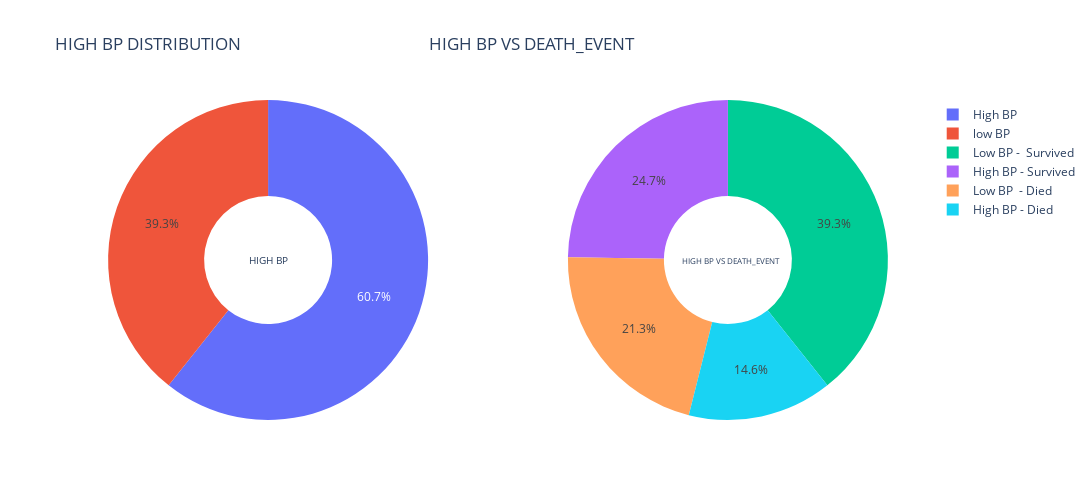

Write notebook code for a chart like this one.
### Code cell
high_bp_survived = heart_failure[(heart_failure["DEATH_EVENT"]==0) & (heart_failure["high_blood_pressure"]==1)].head(105)
high_bp_died = heart_failure[(heart_failure["DEATH_EVENT"]==1) & (heart_failure["high_blood_pressure"]==1)].head(105)
low_bp_survived = heart_failure[(heart_failure["DEATH_EVENT"]==0) & (heart_failure["high_blood_pressure"]==0)].head(105)
low_bp_died = heart_failure[(heart_failure["DEATH_EVENT"]==1) & (heart_failure["high_blood_pressure"]==0)].head(105)

label1 = ["low BP","High BP"]
label2 = ['High BP - Survived','High BP - Died', "Low BP -  Survived", "Low BP  - Died"]
values1 = [(len(high_bp_survived)+len(high_bp_died)), (len(low_bp_survived)+len(low_bp_died))]
values2 = [len(high_bp_survived),len(high_bp_died),len(low_bp_survived),len(low_bp_died)]

# Create subplots: use 'domain' type for Pie subplot
fig = make_subplots(rows=1, cols=2, specs=[[{'type':'domain'}, {'type':'domain'}]])
fig.add_trace(go.Pie(labels=label1, values=values1, name="HIGH BP"),
              1, 1)
fig.add_trace(go.Pie(labels=label2, values=values2, name="HIGH BP VS DEATH_EVENT"),
              1, 2)

# Use `hole` to create a donut-like pie chart
fig.update_traces(hole=.4, hoverinfo="label+percent")

fig.update_layout(
    title_text=f"HIGH BP DISTRIBUTION {' '*28}\
                  HIGH BP VS DEATH_EVENT",
    # Add annotations in the center of the donut pies.
    annotations=[dict(text='HIGH BP', x=0.20, y=0.5, font_size=10, showarrow=False),
                 dict(text='HIGH BP VS DEATH_EVENT', x=0.84, y=0.5, font_size=8, showarrow=False)],
    autosize=False,width=1200, height=500, paper_bgcolor="white")
fig.show()

### Figure 1 — Plotly figure (JSON) as saved in the notebook; plotly's stock layout.template omitted (floating-point values rounded to 4 significant figures)
{"data": [{"domain": {"x": [0, 0.45], "y": [0, 1]}, "hole": 0.4, "hoverinfo": "label+percent", "labels": ["low BP", "High BP"], "name": "HIGH BP", "type": "pie", "values": [105, 162]}, {"domain": {"x": [0.55, 1], "y": [0, 1]}, "hole": 0.4, "hoverinfo": "label+percent", "labels": ["High BP - Survived", "High BP - Died", "Low BP -  Survived", "Low BP  - Died"], "name": "HIGH BP VS DEATH_EVENT", "type": "pie", "values": [66, 39, 105, 57]}], "layout": {"annotations": [{"font": {"size": 10}, "showarrow": false, "text": "HIGH BP", "x": 0.2, "y": 0.5}, {"font": {"size": 8}, "showarrow": false, "text": "HIGH BP VS DEATH_EVENT", "x": 0.84, "y": 0.5}], "autosize": false, "height": 500, "paper_bgcolor": "white", "title": {"text": "HIGH BP DISTRIBUTION                                               HIGH BP VS DEATH_EVENT"}, "width": 1200}}
